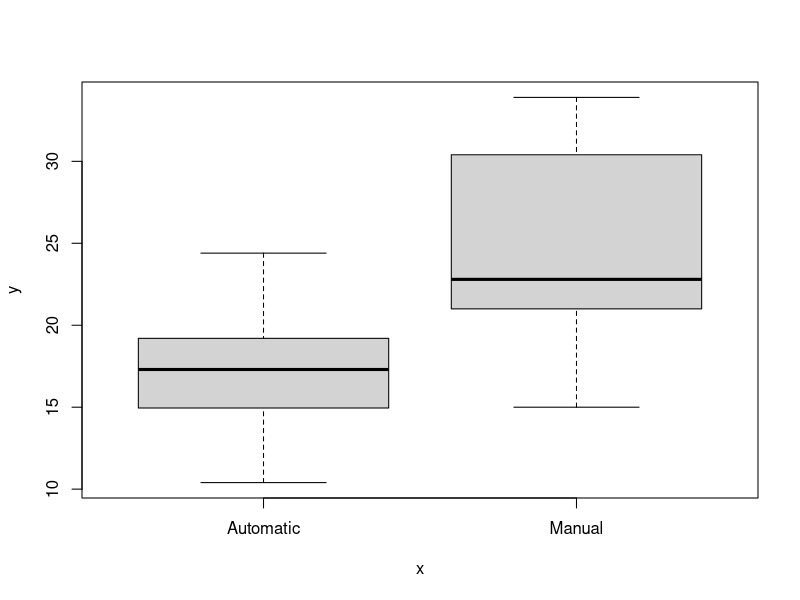
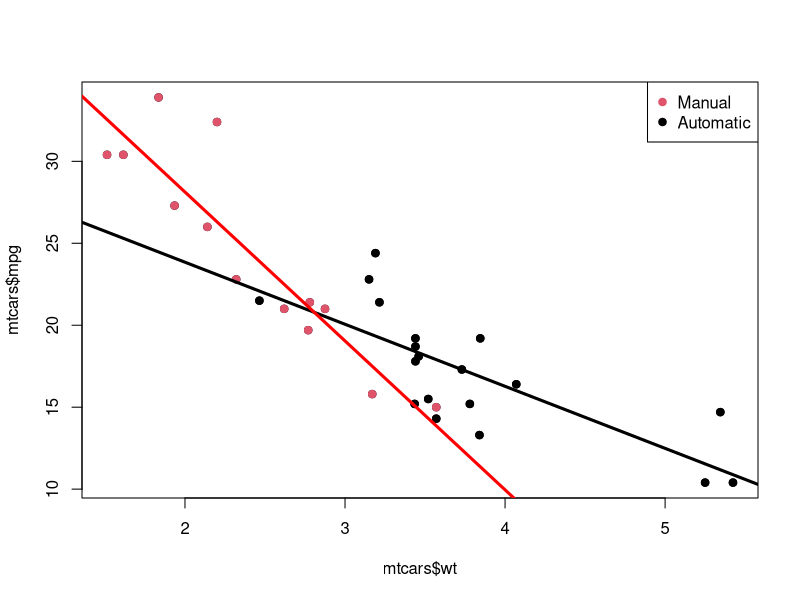
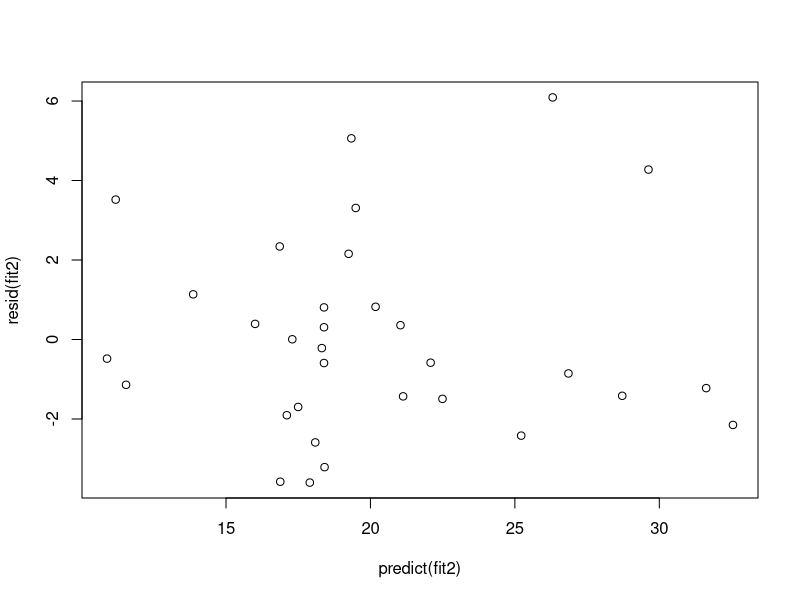
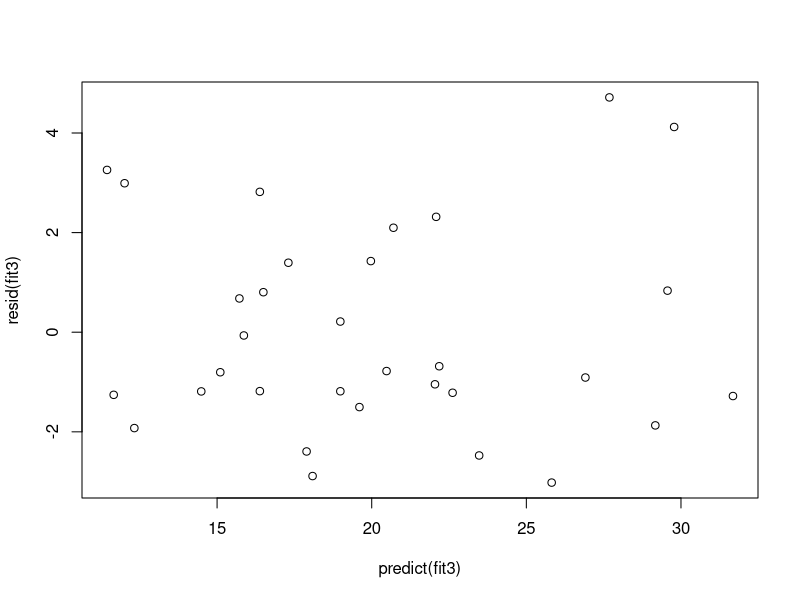

The R source for these figures, in order:
## ---- chunk 1
data(mtcars)
mtcars$vs <- as.factor(mtcars$vs)
mtcars$am[mtcars$am == 0] <- "Automatic"
mtcars$am[mtcars$am == 1] <- "Manual"
mtcars$am <- as.factor(mtcars$am)
mtcars$gear <- as.factor(mtcars$gear)
mtcars$carb <- as.factor(mtcars$carb)
## ---- chunk 2
plot(mtcars$am, mtcars$mpg)
fit1 <- lm(mpg ~ am, mtcars)
summary(fit1)$coef
## ---- chunk 3
fit2 <- lm(mpg ~ am * wt, mtcars)
plot(mtcars$wt, mtcars$mpg, pch=19)
points(mtcars$wt,mtcars$mpg,pch=19,col=((mtcars$am=="Manual")*1+1))
abline(c(fit2$coeff[1],fit2$coeff[3]),col="black",lwd=3)
abline(c(fit2$coeff[1] + fit2$coeff[2],fit2$coeff[3] + fit2$coeff[4]),col="red",lwd=3)
legend("topright", c("Manual", "Automatic"), pch = 19, col = c(2,1))
summary(fit2)$coef
plot(predict(fit2), resid(fit2))
## ---- chunk 4
alpha = 1./2
fit3 <- lm(mpg ~ am * wt + I(hp^alpha), mtcars)
summary(fit3)$coef
plot(predict(fit3), resid(fit3))
## ---- chunk 5
anova(fit1, fit2, fit3)
